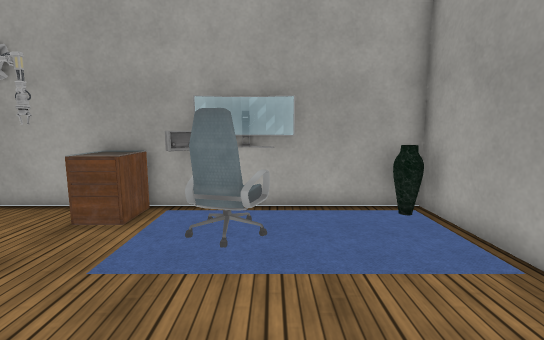
View 1 (above)

16 first-person views from a walk through a 3-D level made in the Unity game engine. The camera is 1.3 m above the floor, tilts 8° down and sees 85° across. The floor is counted in squares, 0.5 m on a side. Each view is taken from the middle of a square. On the plan, view 1 faces up. The plan holds only what a view shows up to about 19 squares ahead; the rest is blank. The player is left out. Some surface patterns are stand-ins.

View 2
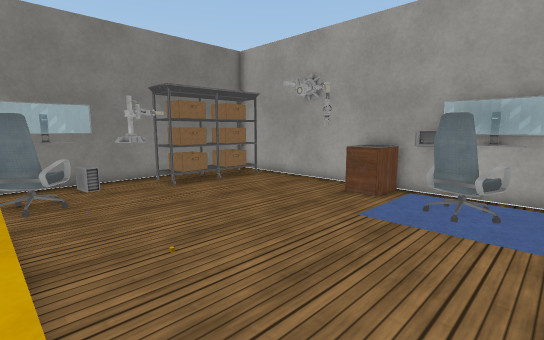

View 3
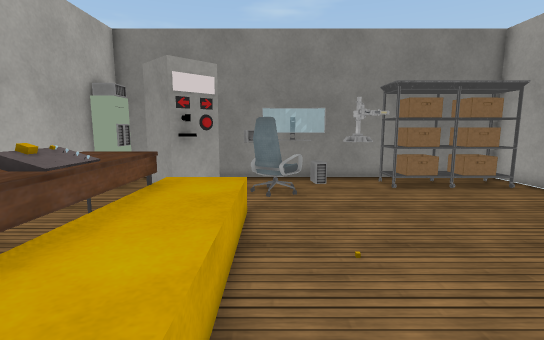

View 4
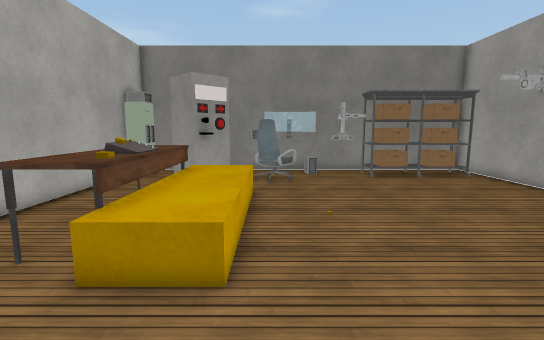

View 5
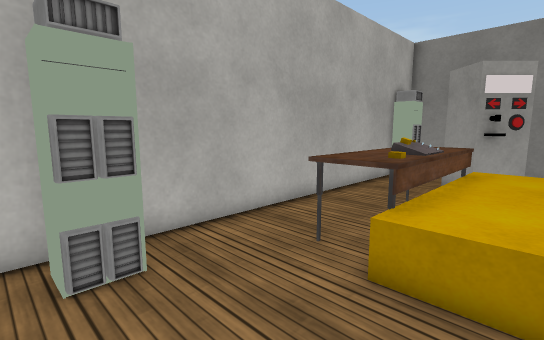

View 6
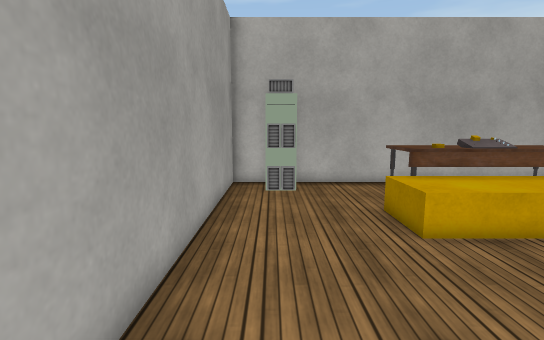

View 7
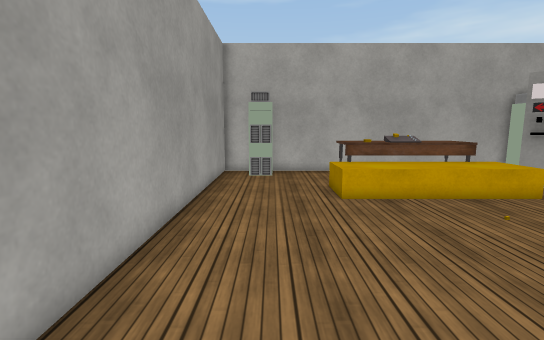

View 8
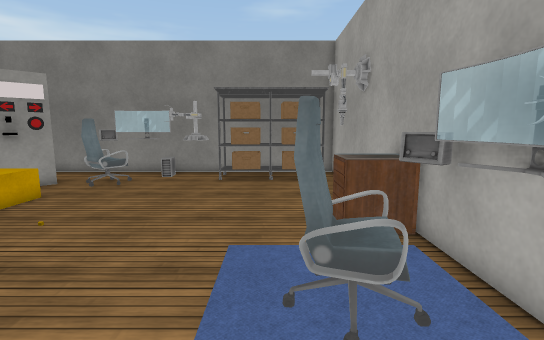

View 9
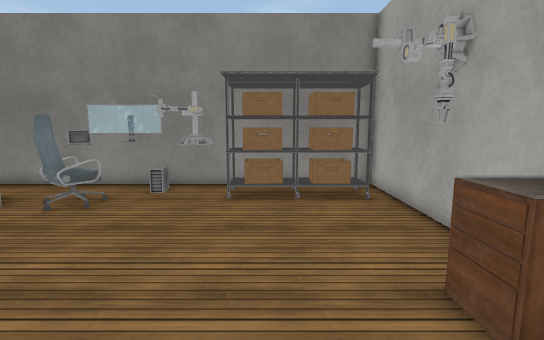

View 10
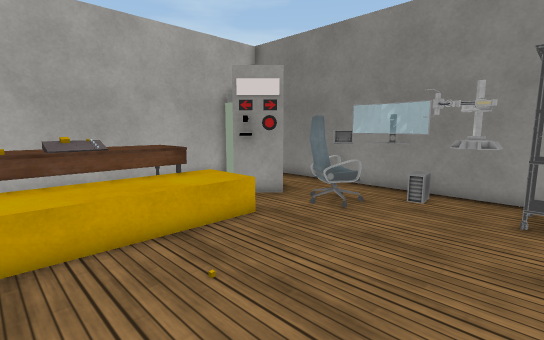

View 11
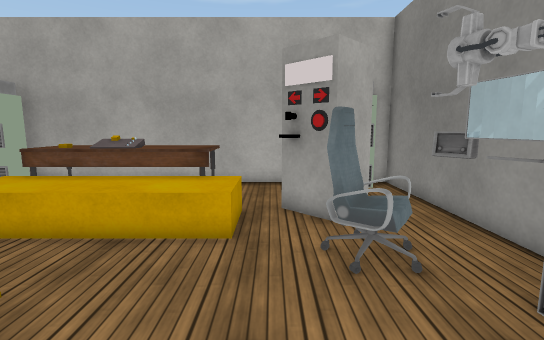

View 12
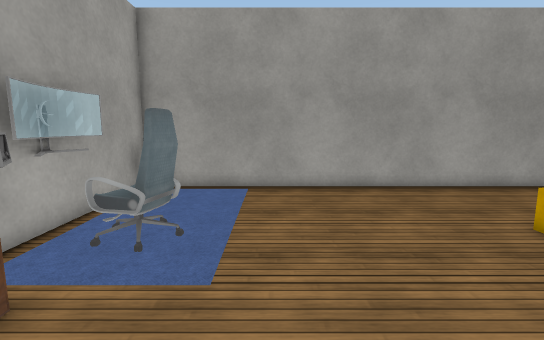

View 13
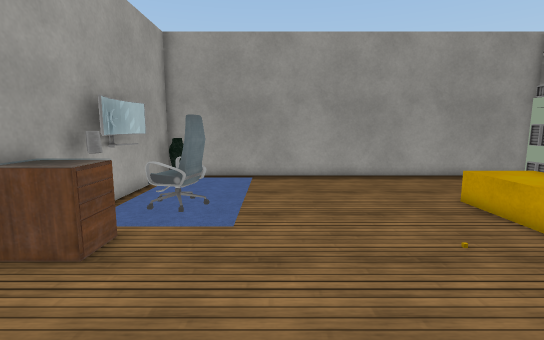

View 14
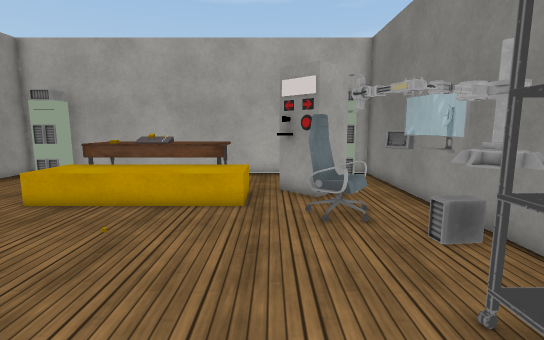

View 15
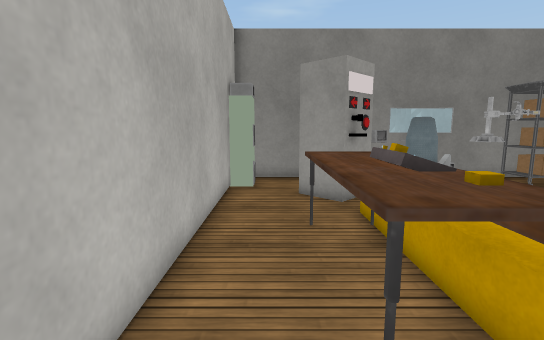

View 16
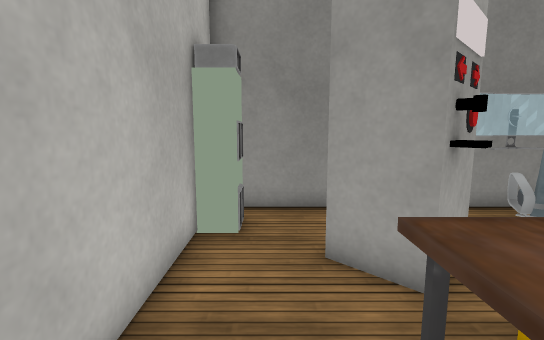

### Floor plan
Key: @ floor where view 1 was taken; # wall or solid block; x gap in a wall; . floor; = window, fence, low wall or low ledge; R drawers; C carpet; A vase; H chair; M computer; T thing the floor can be seen under or through; B table; O other object.
Columns run from 15 left of view 1 to 5 right of it. Each row starts with its distance up from view 1.
 10         #############
  9  ####### #R=CCCCC  A#
  8  #OO....O#R= CCC . C#
  7  #OO.........CHC    #
  6  #OO..........C   . #
  5  #OO................#
  4  #OO................#
  3  ####...............#
  2  ####...............#
  1 ###.#...............#
  0 #M=............@....#
 -1 ###.TT..............#
 -2 ##TTTT..............#
 -3  #T T..######## ....#
 -4  #..TT.######## ....#
 -5  #.#OOx######## ....#
 -6  #.#OO..BBBBBB#.....#
 -7  #..#...#BBBBB#.....#
 -8  #...............MM.#
 -9  ###.............##.#
-10  ####################

Positions as (right, up) in squares from view 1, and headings:
1: (0, 0), facing up
2: (1, -3), facing up-left
3: (1, -2), facing left
4: (4, -2), facing left
5: (4, -3), facing down-left
6: (3, 4), facing down
7: (2, 8), facing down
8: (3, 6), facing left
9: (-1, 5), facing left
10: (-2, 4), facing down-left
11: (-9, 4), facing down
12: (-8, 4), facing right
13: (-11, 4), facing right
14: (-9, 7), facing down
15: (1, -8), facing left
16: (-5, -8), facing left
